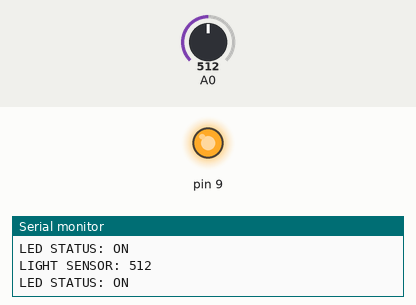
This sketch was run on a simulated Arduino Uno, built with avr-gcc and run on an emulated ATmega328P. On the bench: output pins drawn as LEDs (lit = HIGH), the last lines printed to the serial monitor. The inputs (shaded band) are chosen by the test bench; at power-on: A0 = 512.

Above: at 1.3 s.
1.4 s: A0 set to 790
2.9 s: A0 set to 808
At 3.9 s:
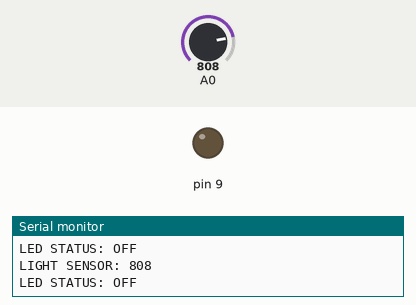
4.5 s: A0 set to 716
At 5.0 s:
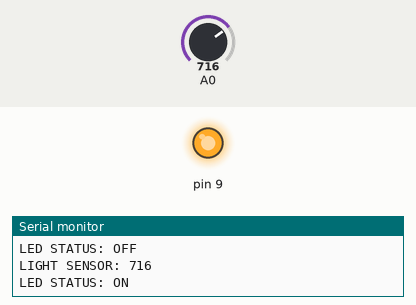
6.0 s: A0 set to 900
At 7.4 s:
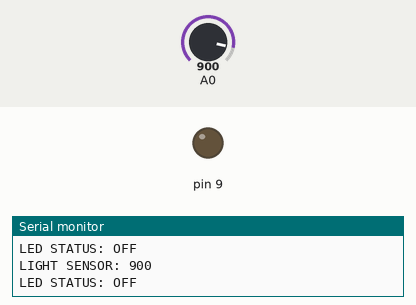
Timing chart, 0 to 8.5 s (numbered marks = the images above; inputs shaded):
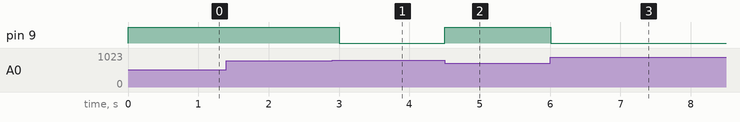

The sketch:

light_sensor.ino
```cpp
// C++ code
//
int sensorValue = 0;
int LED_ACTIVATION_VALUE = 800;
int SERIAL_OUTPUT_FREQUENCY = 500;

void setup()
{
  pinMode(A0, INPUT);
  Serial.begin(9600);
  pinMode(9, OUTPUT);
}

void loop()
{
  // read the value from the sensor
  sensorValue = analogRead(A0);
  // print the sensor reading so you know its range
  Serial.print("LIGHT SENSOR: ");
  Serial.println(sensorValue);
  if (sensorValue > LED_ACTIVATION_VALUE) {
     digitalWrite(9, LOW);
     Serial.println("LED STATUS: OFF");
     delay(SERIAL_OUTPUT_FREQUENCY);
  }

   else {
    digitalWrite(9, HIGH);
  Serial.println("LED STATUS: ON");
     delay(SERIAL_OUTPUT_FREQUENCY);

  }


}
```

Measured:
- the behaviour switches between 800 and 801 on A0 (found by bisection; images 0 and 1)
- after the input at 2.9 s, pin 9: HIGH → LOW after 0.10 s
- after the input at 4.5 s, pin 9: LOW → HIGH at once
- after the input at 6.0 s, pin 9: HIGH → LOW at once
